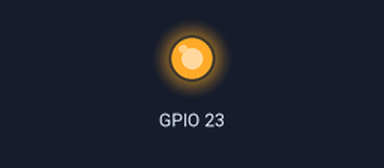
A program run on a simulated Raspberry Pi (BCM pin numbers), started with the argument on. On the bench: output pins drawn as LEDs (lit = HIGH). At 0.0 s the program stops and its outputs stay as they are.

Above: at 0.1 s.
Timing chart, 0 to 1.5 s (numbered marks = the images above):
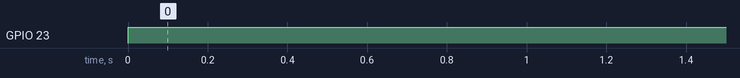

Measured:
- by itself, GPIO 23: LOW → HIGH at 0.00 s

The program:

gpio.py
```python
#!/usr/bin/python

import sys
import RPi.GPIO as GPIO

GPIO.setwarnings(False)

GPIO.setmode(GPIO.BCM)
GPIO.setup(23, GPIO.OUT)

arg = sys.argv[1]

if arg == 'on':
  GPIO.output(23, True)

if arg == 'off':
  GPIO.output(23, False)
```
